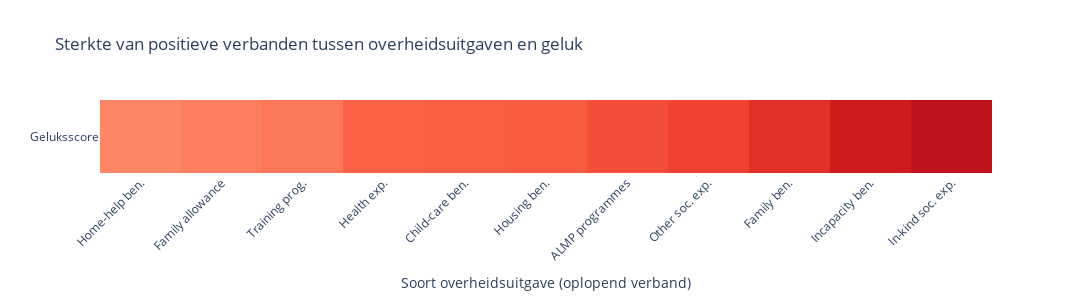

Notebook source saved alongside this figure:
### Markdown cell above
## Perspectief 1: Waarom investeren in persoonlijke hulpdiensten het meeste geluk oplevert

Geluk hangt af van allerlei factoren, zoals inkomen, gezondheid, gezin en werk. Uit onze analyse blijkt dat één specifieke factor extra belangrijk is: *sociale hulpdiensten. Hiermee bedoelen we diensten waarbij mensen persoonlijk geholpen worden door professionals, zoals thuiszorg, psychische hulp (GGZ), coaching bij werkloosheid, kinderopvang en begeleiding in wijken. Deze diensten worden ook *“hulp in natura”** genoemd: mensen krijgen geen geld, maar concrete begeleiding en zorg.

We baseren onze analyse op data uit 77 landen tussen 2011 en 2016. Hieronder laten we duidelijk zien waarom investeren in deze diensten zoveel verschil maakt voor het geluk in een land.

## Argument 1: Sociale hulpdiensten zorgen voor meer geluk

### Code cell
import pandas as pd
import numpy as np
from scipy.stats import pearsonr
import plotly.graph_objects as go

# ───── 1. Data inlezen ──────────────────────────────────────
MENTAL_CSV = "Data/mental_welfare_dataset.csv"
CPDS_CSV   = "Data/cpds-1960-2022-update-2024-2.csv"

mental = pd.read_csv(MENTAL_CSV).rename(columns={"Unnamed: 0": "drop"}, errors="ignore")
cpds = pd.read_csv(CPDS_CSV)
cpds.columns = [c.lower() for c in cpds.columns]

# ───── 2. Harmonisatie ──────────────────────────────────────
rename = {"United States of America": "United States",
          "Czech Republic": "Czechia", "Russian Federation": "Russia"}
for d in (mental, cpds):
    d["country"] = d["country"].replace(rename)

mental.rename(columns={"life_ladder": "ladder"}, inplace=True)

# ───── 3. Variabelen ────────────────────────────────────────
social_vars_all = [s.lower() for s in [
    "sstran", "socexp_t_pmp", "socexp_c_pmp", "socexp_k_pmp",
    "oldage_pmp", "survivor_pmp", "incapben_pmp", "health_pmp",
    "family_pmp", "fallow_pmp", "mpleave_pmp", "childcare_pmp",
    "homehelp_pmp", "unemp_pmp", "almp_pmp", "training_pmp",
    "housing_pmp", "othsocx_pmp"
]]
social_vars = [v for v in social_vars_all if v in cpds.columns]

# ───── 4. Merge ─────────────────────────────────────────────
merged = mental.merge(cpds[["country", "year"] + social_vars],
                      on=["country", "year"], how="inner").dropna()

# ───── 5. Correlatie berekenen en filteren ──────────────────
r_values = []
filtered_vars = []
for s in social_vars:
    r = pearsonr(merged["ladder"], merged[s])[0]
    if r >= 0.4:  # Alleen positieve verbanden >= 0.4
        r_values.append(r)
        filtered_vars.append(s)

# ───── 6. Labels en uitleg ─────────────────────────────────
soc_lbl = {
    "sstran": "Soc. transfers %GDP",
    "socexp_t_pmp": "Total soc. exp.",
    "socexp_c_pmp": "Cash soc. exp.",
    "socexp_k_pmp": "In-kind soc. exp.",
    "oldage_pmp": "Old-age ben.",
    "survivor_pmp": "Survivor ben.",
    "incapben_pmp": "Incapacity ben.",
    "health_pmp": "Health exp.",
    "family_pmp": "Family ben.",
    "fallow_pmp": "Family allowance",
    "mpleave_pmp": "Mat./Pat. leave",
    "childcare_pmp": "Child-care ben.",
    "homehelp_pmp": "Home-help ben.",
    "unemp_pmp": "Unemployment ben.",
    "almp_pmp": "ALMP programmes",
    "training_pmp": "Training prog.",
    "housing_pmp": "Housing ben.",
    "othsocx_pmp": "Other soc. exp."
}

soc_expl = {
    "sstran": "Overheidsuitgaven aan sociale transfers als % van het BBP.",
    "socexp_t_pmp": "Totale sociale overheidsuitgaven per hoofd van de bevolking.",
    "socexp_c_pmp": "Sociale uitgaven in geld, per persoon.",
    "socexp_k_pmp": "Sociale uitgaven in natura (zoals gezondheidszorg), per persoon.",
    "oldage_pmp": "Overheidsuitgaven aan pensioenen, per persoon.",
    "survivor_pmp": "Uitgaven aan nabestaanden, per persoon.",
    "incapben_pmp": "Uitgaven aan arbeidsongeschiktheid, per persoon.",
    "health_pmp": "Overheidsuitgaven aan gezondheidszorg, per persoon.",
    "family_pmp": "Overheidsuitgaven aan gezinsvoordelen, per persoon.",
    "fallow_pmp": "Kinderbijslag en soortgelijke voordelen, per persoon.",
    "mpleave_pmp": "Uitgaven aan ouderschapsverlof, per persoon.",
    "childcare_pmp": "Uitgaven aan kinderopvang, per persoon.",
    "homehelp_pmp": "Uitgaven aan thuishulp voor ouderen/zieken.",
    "unemp_pmp": "Uitgaven aan werkloosheidsuitkeringen, per persoon.",
    "almp_pmp": "Actief arbeidsmarktbeleid, zoals training/subsidies.",
    "training_pmp": "Training- en omscholingsprogramma's, per persoon.",
    "housing_pmp": "Uitgaven aan huisvestingssteun, per persoon.",
    "othsocx_pmp": "Overige sociale uitgaven, per persoon."
}

col_labels = [soc_lbl.get(s, s) for s in filtered_vars]

# ───── 7. Sorting toepassen ─────────────────────────────────
combined = sorted(zip(col_labels, r_values, filtered_vars), key=lambda x: x[1])
col_labels_sorted = [x[0] for x in combined]
r_values_sorted = [x[1] for x in combined]
filtered_vars_sorted = [x[2] for x in combined]

# ───── 8. Hovertekst opnieuw genereren ──────────────────────
hover_text_sorted = []
for i in range(len(r_values_sorted)):
    uitleg = soc_expl.get(filtered_vars_sorted[i], "")
    tekst = (
        f"<b>{col_labels_sorted[i]}</b><br>"
        f"{uitleg}<br><br>"
        f"Verband: {r_values_sorted[i]:.2f}<br>"
        f"Hoger → meer geluk"
    )
    hover_text_sorted.append(tekst)

# ───── 9. Heatmap tekenen ───────────────────────────────────
fig = go.Figure()

fig.add_trace(go.Heatmap(
    z=[r_values_sorted],
    x=col_labels_sorted,
    y=["Geluksscore"],
    colorscale='reds',
    zmin=0,
    zmax=1,
    text=[hover_text_sorted],
    hoverinfo="text",
    showscale=False  # Geen kleurbar
))

fig.update_layout(
    title="Sterkte van positieve verbanden tussen overheidsuitgaven en geluk",
    xaxis_title="Soort overheidsuitgave (oplopend verband)",
    xaxis_tickangle=-45,
    width=1100,
    height=300,
    font=dict(size=12),
    plot_bgcolor='white',
    margin=dict(l=100, r=100, t=100, b=120)
)

fig.show()

### Figure 1 — Plotly figure (JSON) as saved in the notebook; plotly's stock layout.template omitted (floating-point values rounded to 4 significant figures)
{"data": [{"colorscale": [[0, "rgb(255,245,240)"], [0.125, "rgb(254,224,210)"], [0.25, "rgb(252,187,161)"], [0.375, "rgb(252,146,114)"], [0.5, "rgb(251,106,74)"], [0.625, "rgb(239,59,44)"], [0.75, "rgb(203,24,29)"], [0.875, "rgb(165,15,21)"], [1, "rgb(103,0,13)"]], "hoverinfo": "text", "showscale": false, "text": [["<b>Home-help ben.</b><br>Uitgaven aan thuishulp voor ouderen/zieken.<br><br>Verband: 0.41<br>Hoger → meer geluk", "<b>Family allowance</b><br>Kinderbijslag en soortgelijke voordelen, per persoon.<br><br>Verband: 0.44<br>Hoger → meer geluk", "<b>Training prog.</b><br>Training- en omscholingsprogramma's, per persoon.<br><br>Verband: 0.46<br>Hoger → meer geluk", "<b>Health exp.</b><br>Overheidsuitgaven aan gezondheidszorg, per persoon.<br><br>Verband: 0.52<br>Hoger → meer geluk", "<b>Child-care ben.</b><br>Uitgaven aan kinderopvang, per persoon.<br><br>Verband: 0.53<br>Hoger → meer geluk", "<b>Housing ben.</b><br>Uitgaven aan huisvestingssteun, per persoon.<br><br>Verband: 0.54<br>Hoger → meer geluk", "<b>ALMP programmes</b><br>Actief arbeidsmarktbeleid, zoals training/subsidies.<br><br>Verband: 0.58<br>Hoger → meer geluk", "<b>Other soc. exp.</b><br>Overige sociale uitgaven, per persoon.<br><br>Verband: 0.61<br>Hoger → meer geluk", "<b>Family ben.</b><br>Overheidsuitgaven aan gezinsvoordelen, per persoon.<br><br>Verband: 0.67<br>Hoger → meer geluk", "<b>Incapacity ben.</b><br>Uitgaven aan arbeidsongeschiktheid, per persoon.<br><br>Verband: 0.74<br>Hoger → meer geluk", "<b>In-kind soc. exp.</b><br>Sociale uitgaven in natura (zoals gezondheidszorg), per persoon.<br><br>Verband: 0.80<br>Hoger → meer geluk"]], "type": "heatmap", "x": ["Home-help ben.", "Family allowance", "Training prog.", "Health exp.", "Child-care ben.", "Housing ben.", "ALMP programmes", "Other soc. exp.", "Family ben.", "Incapacity ben.", "In-kind soc. exp."], "y": ["Geluksscore"], "z": [[0.4132, 0.4378, 0.4608, 0.5233, 0.5282, 0.5361, 0.5754, 0.608, 0.666, 0.7385, 0.8]], "zmax": 1, "zmin": 0}], "layout": {"font": {"size": 12}, "height": 300, "margin": {"b": 120, "l": 100, "r": 100, "t": 100}, "plot_bgcolor": "white", "title": {"text": "Sterkte van positieve verbanden tussen overheidsuitgaven en geluk"}, "width": 1100, "xaxis": {"tickangle": -45, "title": {"text": "Soort overheidsuitgave (oplopend verband)"}}}}
